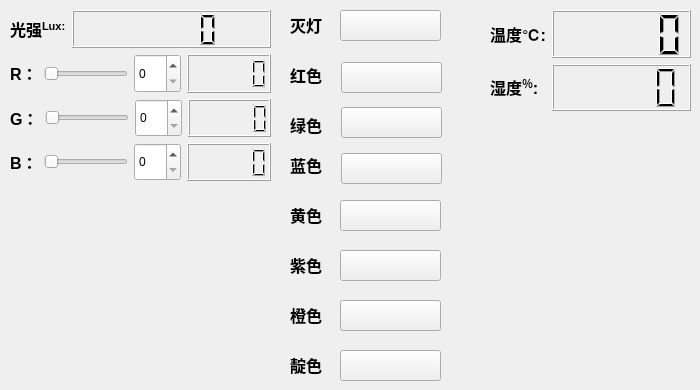
    <widget class="QWidget" name="MainWidget">
     <widget class="QPushButton" name="TurnOff_pushButton">
      <property name="enabled">
       <bool>true</bool>
      </property>
      <property name="geometry">
       <rect>
        <x>340</x>
        <y>10</y>
        <width>101</width>
        <height>31</height>
       </rect>
      </property>
      <property name="palette">
       <palette>
        <active/>
        <inactive/>
        <disabled/>
       </palette>
      </property>
      <property name="acceptDrops">
       <bool>false</bool>
      </property>
      <property name="autoFillBackground">
       <bool>false</bool>
      </property>
      <property name="text">
       <string/>
      </property>
      <property name="autoDefault">
       <bool>false</bool>
      </property>
      <property name="flat">
       <bool>false</bool>
      </property>
     </widget>
     <widget class="QLabel" name="label_10">
      <property name="geometry">
       <rect>
        <x>290</x>
        <y>10</y>
        <width>51</width>
        <height>31</height>
       </rect>
      </property>
      <property name="text">
       <string>&lt;html&gt;&lt;head/&gt;&lt;body&gt;&lt;p&gt;&lt;span style=&quot; font-size:12pt; font-weight:600;&quot;&gt;灭灯&lt;/span&gt;&lt;/p&gt;&lt;/body&gt;&lt;/html&gt;</string>
      </property>
     </widget>
     <widget class="QPushButton" name="Yellow_pushButton">
      <property name="enabled">
       <bool>true</bool>
      </property>
      <property name="geometry">
       <rect>
        <x>340</x>
        <y>200</y>
        <width>101</width>
        <height>31</height>
       </rect>
      </property>
      <property name="palette">
       <palette>
        <active/>
        <inactive/>
        <disabled/>
       </palette>
      </property>
      <property name="acceptDrops">
       <bool>false</bool>
      </property>
      <property name="autoFillBackground">
       <bool>false</bool>
      </property>
      <property name="styleSheet">
       <string notr="true">border-image: url(:/new/prefix1/images/color/Yellow.png);</string>
      </property>
      <property name="text">
       <string/>
      </property>
      <property name="autoDefault">
       <bool>false</bool>
      </property>
      <property name="flat">
       <bool>false</bool>
      </property>
     </widget>
     <widget class="QLabel" name="label_11">
      <property name="geometry">
       <rect>
        <x>290</x>
        <y>200</y>
        <width>51</width>
        <height>31</height>
       </rect>
      </property>
      <property name="text">
       <string>&lt;html&gt;&lt;head/&gt;&lt;body&gt;&lt;p&gt;&lt;span style=&quot; font-size:12pt; font-weight:600;&quot;&gt;黄色&lt;/span&gt;&lt;/p&gt;&lt;/body&gt;&lt;/html&gt;</string>
      </property>
     </widget>
     <widget class="QPushButton" name="Purple_pushButton">
      <property name="enabled">
       <bool>true</bool>
      </property>
      <property name="geometry">
       <rect>
        <x>340</x>
        <y>250</y>
        <width>101</width>
        <height>31</height>
       </rect>
      </property>
      <property name="palette">
       <palette>
        <active/>
        <inactive/>
        <disabled/>
       </palette>
      </property>
      <property name="acceptDrops">
       <bool>false</bool>
      </property>
      <property name="autoFillBackground">
       <bool>false</bool>
      </property>
      <property name="styleSheet">
       <string notr="true">
border-image: url(:/new/prefix1/images/color/Purple.png);
</string>
      </property>
      <property name="text">
       <string/>
      </property>
      <property name="autoDefault">
       <bool>false</bool>
      </property>
      <property name="flat">
       <bool>false</bool>
      </property>
     </widget>
     <widget class="QLabel" name="label_12">
      <property name="geometry">
       <rect>
        <x>290</x>
        <y>250</y>
        <width>51</width>
        <height>31</height>
       </rect>
      </property>
      <property name="text">
       <string>&lt;html&gt;&lt;head/&gt;&lt;body&gt;&lt;p&gt;&lt;span style=&quot; font-size:12pt; font-weight:600;&quot;&gt;紫色&lt;/span&gt;&lt;/p&gt;&lt;/body&gt;&lt;/html&gt;</string>
      </property>
     </widget>
     <widget class="QPushButton" name="Orange_pushButton">
      <property name="enabled">
       <bool>true</bool>
      </property>
      <property name="geometry">
       <rect>
        <x>340</x>
        <y>300</y>
        <width>101</width>
        <height>31</height>
       </rect>
      </property>
      <property name="palette">
       <palette>
        <active/>
        <inactive/>
        <disabled/>
       </palette>
      </property>
      <property name="acceptDrops">
       <bool>false</bool>
      </property>
      <property name="autoFillBackground">
       <bool>false</bool>
      </property>
      <property name="styleSheet">
       <string notr="true">border-image: url(:/new/prefix1/images/color/Orange.png);</string>
      </property>
      <property name="text">
       <string/>
      </property>
      <property name="autoDefault">
       <bool>false</bool>
      </property>
      <property name="flat">
       <bool>false</bool>
      </property>
     </widget>
     <widget class="QLabel" name="label_13">
      <property name="geometry">
       <rect>
        <x>290</x>
        <y>300</y>
        <width>51</width>
        <height>31</height>
       </rect>
      </property>
      <property name="text">
       <string>&lt;html&gt;&lt;head/&gt;&lt;body&gt;&lt;p&gt;&lt;span style=&quot; font-size:12pt; font-weight:600;&quot;&gt;橙色&lt;/span&gt;&lt;/p&gt;&lt;/body&gt;&lt;/html&gt;</string>
      </property>
     </widget>
     <widget class="QPushButton" name="Cyan_pushButton">
      <property name="enabled">
       <bool>true</bool>
      </property>
      <property name="geometry">
       <rect>
        <x>340</x>
        <y>350</y>
        <width>101</width>
        <height>31</height>
       </rect>
      </property>
      <property name="palette">
       <palette>
        <active/>
        <inactive/>
        <disabled/>
       </palette>
      </property>
      <property name="acceptDrops">
       <bool>false</bool>
      </property>
      <property name="autoFillBackground">
       <bool>false</bool>
      </property>
      <property name="styleSheet">
       <string notr="true">border-image: url(:/new/prefix1/images/color/Cyan.png);</string>
      </property>
      <property name="text">
       <string/>
      </property>
      <property name="autoDefault">
       <bool>false</bool>
      </property>
      <property name="flat">
       <bool>false</bool>
      </property>
     </widget>
     <widget class="QLabel" name="label_14">
      <property name="geometry">
       <rect>
        <x>290</x>
        <y>350</y>
        <width>51</width>
        <height>31</height>
       </rect>
      </property>
      <property name="text">
       <string>&lt;html&gt;&lt;head/&gt;&lt;body&gt;&lt;p&gt;&lt;span style=&quot; font-size:12pt; font-weight:600;&quot;&gt;靛色&lt;/span&gt;&lt;/p&gt;&lt;/body&gt;&lt;/html&gt;</string>
      </property>
     </widget>
     <widget class="QWidget" name="layoutWidget">
      <property name="geometry">
       <rect>
        <x>10</x>
        <y>10</y>
        <width>261</width>
        <height>171</height>
       </rect>
      </property>
      <layout class="QGridLayout" name="gridLayout">
       <item row="0" column="0">
        <layout class="QHBoxLayout" name="horizontalLayout_6">
         <item>
          <widget class="QLabel" name="Lux_Label">
           <property name="sizePolicy">
            <sizepolicy hsizetype="Maximum" vsizetype="Preferred">
             <horstretch>0</horstretch>
             <verstretch>0</verstretch>
            </sizepolicy>
           </property>
           <property name="font">
            <font>
             <family>MS UI Gothic</family>
             <underline>false</underline>
            </font>
           </property>
           <property name="text">
            <string>&lt;html&gt;&lt;head/&gt;&lt;body&gt;&lt;p&gt;&lt;span style=&quot; font-size:12pt; font-weight:600;&quot;&gt;光强&lt;/span&gt;&lt;span style=&quot; font-size:12pt; font-weight:600; vertical-align:super;&quot;&gt;Lux:&lt;/span&gt;&lt;/p&gt;&lt;/body&gt;&lt;/html&gt;</string>
           </property>
          </widget>
         </item>
         <item>
          <widget class="QLCDNumber" name="Lux_lcdNumber">
           <property name="sizePolicy">
            <sizepolicy hsizetype="MinimumExpanding" vsizetype="Minimum">
             <horstretch>0</horstretch>
             <verstretch>0</verstretch>
            </sizepolicy>
           </property>
          </widget>
         </item>
        </layout>
       </item>
       <item row="1" column="0">
        <layout class="QHBoxLayout" name="horizontalLayout_7">
         <item>
          <widget class="QLabel" name="Red_Label">
           <property name="font">
            <font>
             <family>MS UI Gothic</family>
             <underline>false</underline>
            </font>
           </property>
           <property name="layoutDirection">
            <enum>Qt::LeftToRight</enum>
           </property>
           <property name="autoFillBackground">
            <bool>false</bool>
           </property>
           <property name="text">
            <string>&lt;html&gt;&lt;head/&gt;&lt;body&gt;&lt;p&gt;&lt;span style=&quot; font-size:12pt; font-weight:600;&quot;&gt;R：&lt;/span&gt;&lt;/p&gt;&lt;/body&gt;&lt;/html&gt;</string>
           </property>
           <property name="margin">
            <number>0</number>
           </property>
           <property name="indent">
            <number>0</number>
           </property>
          </widget>
         </item>
         <item>
          <widget class="QSlider" name="Red_horizontalSlider">
           <property name="sizePolicy">
            <sizepolicy hsizetype="Expanding" vsizetype="Maximum">
             <horstretch>0</horstretch>
             <verstretch>0</verstretch>
            </sizepolicy>
           </property>
           <property name="maximum">
            <number>255</number>
           </property>
           <property name="value">
            <number>0</number>
           </property>
           <property name="tracking">
            <bool>true</bool>
           </property>
           <property name="orientation">
            <enum>Qt::Horizontal</enum>
           </property>
           <property name="tickPosition">
            <enum>QSlider::NoTicks</enum>
           </property>
          </widget>
         </item>
         <item>
          <widget class="QSpinBox" name="Red_spinBox">
           <property name="sizePolicy">
            <sizepolicy hsizetype="Minimum" vsizetype="Minimum">
             <horstretch>0</horstretch>
             <verstretch>0</verstretch>
            </sizepolicy>
           </property>
           <property name="maximum">
            <number>255</number>
           </property>
          </widget>
         </item>
         <item>
          <widget class="QLCDNumber" name="Red_lcdNumber">
           <property name="sizePolicy">
            <sizepolicy hsizetype="MinimumExpanding" vsizetype="Preferred">
             <horstretch>0</horstretch>
             <verstretch>0</verstretch>
            </sizepolicy>
           </property>
          </widget>
         </item>
        </layout>
       </item>
       <item row="2" column="0">
        <layout class="QHBoxLayout" name="horizontalLayout_8">
         <item>
          <widget class="QLabel" name="Green_Label">
           <property name="font">
            <font>
             <family>MS UI Gothic</family>
             <underline>false</underline>
            </font>
           </property>
           <property name="text">
            <string>&lt;html&gt;&lt;head/&gt;&lt;body&gt;&lt;p&gt;&lt;span style=&quot; font-size:12pt; font-weight:600;&quot;&gt;G：&lt;/span&gt;&lt;/p&gt;&lt;/body&gt;&lt;/html&gt;</string>
           </property>
           <property name="indent">
            <number>0</number>
           </property>
          </widget>
         </item>
         <item>
          <widget class="QSlider" name="Green_horizontalSlider">
           <property name="sizePolicy">
            <sizepolicy hsizetype="Expanding" vsizetype="Fixed">
             <horstretch>0</horstretch>
             <verstretch>0</verstretch>
            </sizepolicy>
           </property>
           <property name="maximum">
            <number>255</number>
           </property>
           <property name="orientation">
            <enum>Qt::Horizontal</enum>
           </property>
           <property name="tickPosition">
            <enum>QSlider::NoTicks</enum>
           </property>
          </widget>
         </item>
         <item>
          <widget class="QSpinBox" name="Green_spinBox">
           <property name="sizePolicy">
            <sizepolicy hsizetype="Minimum" vsizetype="Minimum">
             <horstretch>0</horstretch>
             <verstretch>0</verstretch>
            </sizepolicy>
           </property>
           <property name="minimumSize">
            <size>
             <width>0</width>
             <height>0</height>
            </size>
           </property>
           <property name="maximum">
            <number>255</number>
           </property>
          </widget>
         </item>
         <item>
          <widget class="QLCDNumber" name="Green_lcdNumber">
           <property name="sizePolicy">
            <sizepolicy hsizetype="MinimumExpanding" vsizetype="Minimum">
             <horstretch>0</horstretch>
             <verstretch>0</verstretch>
            </sizepolicy>
           </property>
          </widget>
         </item>
        </layout>
       </item>
       <item row="3" column="0">
        <layout class="QHBoxLayout" name="horizontalLayout_9">
         <item>
          <widget class="QLabel" name="Blue_Label">
           <property name="font">
            <font>
             <family>MS UI Gothic</family>
             <underline>false</underline>
            </font>
           </property>
           <property name="text">
            <string>&lt;html&gt;&lt;head/&gt;&lt;body&gt;&lt;p&gt;&lt;span style=&quot; font-size:12pt; font-weight:600;&quot;&gt;B：&lt;/span&gt;&lt;/p&gt;&lt;/body&gt;&lt;/html&gt;</string>
           </property>
           <property name="indent">
            <number>0</number>
           </property>
          </widget>
         </item>
         <item>
          <widget class="QSlider" name="Blue_horizontalSlider">
           <property name="sizePolicy">
            <sizepolicy hsizetype="Expanding" vsizetype="Fixed">
             <horstretch>0</horstretch>
             <verstretch>0</verstretch>
            </sizepolicy>
           </property>
           <property name="maximum">
            <number>255</number>
           </property>
           <property name="orientation">
            <enum>Qt::Horizontal</enum>
           </property>
           <property name="tickPosition">
            <enum>QSlider::NoTicks</enum>
           </property>
          </widget>
         </item>
         <item>
          <widget class="QSpinBox" name="Blue_spinBox">
           <property name="sizePolicy">
            <sizepolicy hsizetype="Minimum" vsizetype="Preferred">
             <horstretch>0</horstretch>
             <verstretch>0</verstretch>
            </sizepolicy>
           </property>
           <property name="maximum">
            <number>255</number>
           </property>
          </widget>
         </item>
         <item>
          <widget class="QLCDNumber" name="Blue_lcdNumber">
           <property name="sizePolicy">
            <sizepolicy hsizetype="MinimumExpanding" vsizetype="Minimum">
             <horstretch>0</horstretch>
             <verstretch>0</verstretch>
            </sizepolicy>
           </property>
          </widget>
         </item>
        </layout>
       </item>
      </layout>
     </widget>
     <widget class="QPushButton" name="Blue_pushButton">
      <property name="enabled">
       <bool>true</bool>
      </property>
      <property name="geometry">
       <rect>
        <x>341</x>
        <y>153</y>
        <width>101</width>
        <height>31</height>
       </rect>
      </property>
      <property name="sizePolicy">
       <sizepolicy hsizetype="MinimumExpanding" vsizetype="Minimum">
        <horstretch>0</horstretch>
        <verstretch>0</verstretch>
       </sizepolicy>
      </property>
      <property name="palette">
       <palette>
        <active/>
        <inactive/>
        <disabled/>
       </palette>
      </property>
      <property name="acceptDrops">
       <bool>false</bool>
      </property>
      <property name="autoFillBackground">
       <bool>false</bool>
      </property>
      <property name="styleSheet">
       <string notr="true">
border-image: url(:/new/prefix1/images/color/Blue.png);
</string>
      </property>
      <property name="text">
       <string/>
      </property>
      <property name="autoDefault">
       <bool>false</bool>
      </property>
      <property name="flat">
       <bool>false</bool>
      </property>
     </widget>
     <widget class="QPushButton" name="RED_pushButton">
      <property name="enabled">
       <bool>true</bool>
      </property>
      <property name="geometry">
       <rect>
        <x>341</x>
        <y>62</y>
        <width>101</width>
        <height>31</height>
       </rect>
      </property>
      <property name="sizePolicy">
       <sizepolicy hsizetype="MinimumExpanding" vsizetype="Minimum">
        <horstretch>0</horstretch>
        <verstretch>0</verstretch>
       </sizepolicy>
      </property>
      <property name="palette">
       <palette>
        <active/>
        <inactive/>
        <disabled/>
       </palette>
      </property>
      <property name="acceptDrops">
       <bool>false</bool>
      </property>
      <property name="autoFillBackground">
       <bool>false</bool>
      </property>
      <property name="styleSheet">
       <string notr="true">
border-image: url(:/new/prefix1/images/color/RED.png);
</string>
      </property>
      <property name="text">
       <string/>
      </property>
      <property name="autoDefault">
       <bool>false</bool>
      </property>
      <property name="flat">
       <bool>false</bool>
      </property>
     </widget>
     <widget class="QPushButton" name="Green_pushButton">
      <property name="enabled">
       <bool>true</bool>
      </property>
      <property name="geometry">
       <rect>
        <x>341</x>
        <y>107</y>
        <width>101</width>
        <height>31</height>
       </rect>
      </property>
      <property name="sizePolicy">
       <sizepolicy hsizetype="Expanding" vsizetype="Preferred">
        <horstretch>0</horstretch>
        <verstretch>0</verstretch>
       </sizepolicy>
      </property>
      <property name="palette">
       <palette>
        <active/>
        <inactive/>
        <disabled/>
       </palette>
      </property>
      <property name="acceptDrops">
       <bool>false</bool>
      </property>
      <property name="autoFillBackground">
       <bool>false</bool>
      </property>
      <property name="styleSheet">
       <string notr="true">
border-image: url(:/new/prefix1/images/color/Green.png);
</string>
      </property>
      <property name="text">
       <string/>
      </property>
      <property name="autoDefault">
       <bool>false</bool>
      </property>
      <property name="flat">
       <bool>false</bool>
      </property>
     </widget>
     <widget class="QWidget" name="layoutWidget">
      <property name="geometry">
       <rect>
        <x>490</x>
        <y>10</y>
        <width>201</width>
        <height>101</height>
       </rect>
      </property>
      <layout class="QGridLayout" name="gridLayout_2">
       <item row="0" column="0">
        <widget class="QLabel" name="Temp_Label">
         <property name="sizePolicy">
          <sizepolicy hsizetype="Maximum" vsizetype="Preferred">
           <horstretch>0</horstretch>
           <verstretch>0</verstretch>
          </sizepolicy>
         </property>
         <property name="font">
          <font>
           <family>MS UI Gothic</family>
           <underline>false</underline>
          </font>
         </property>
         <property name="text">
          <string>&lt;html&gt;&lt;head/&gt;&lt;body&gt;&lt;p&gt;&lt;span style=&quot; font-size:12pt; font-weight:600;&quot;&gt;温度℃:&lt;/span&gt;&lt;/p&gt;&lt;/body&gt;&lt;/html&gt;</string>
         </property>
        </widget>
       </item>
       <item row="0" column="1">
        <widget class="QLCDNumber" name="Temp_lcdNumber">
         <property name="sizePolicy">
          <sizepolicy hsizetype="MinimumExpanding" vsizetype="Minimum">
           <horstretch>0</horstretch>
           <verstretch>0</verstretch>
          </sizepolicy>
         </property>
        </widget>
       </item>
       <item row="1" column="0">
        <widget class="QLabel" name="Humidity_Label">
         <property name="sizePolicy">
          <sizepolicy hsizetype="Maximum" vsizetype="Preferred">
           <horstretch>0</horstretch>
           <verstretch>0</verstretch>
          </sizepolicy>
         </property>
         <property name="font">
          <font>
           <family>MS UI Gothic</family>
           <underline>false</underline>
          </font>
         </property>
         <property name="text">
          <string>&lt;html&gt;&lt;head/&gt;&lt;body&gt;&lt;p&gt;&lt;span style=&quot; font-size:12pt; font-weight:600;&quot;&gt;湿度&lt;/span&gt;&lt;span style=&quot; font-size:12pt; font-weight:600; vertical-align:super;&quot;&gt;％&lt;/span&gt;&lt;span style=&quot; font-size:12pt; font-weight:600;&quot;&gt;:&lt;/span&gt;&lt;/p&gt;&lt;/body&gt;&lt;/html&gt;</string>
         </property>
        </widget>
       </item>
       <item row="1" column="1">
        <widget class="QLCDNumber" name="Humidity_lcdNumber">
         <property name="sizePolicy">
          <sizepolicy hsizetype="MinimumExpanding" vsizetype="Minimum">
           <horstretch>0</horstretch>
           <verstretch>0</verstretch>
          </sizepolicy>
         </property>
        </widget>
       </item>
      </layout>
     </widget>
     <widget class="QLabel" name="label_16">
      <property name="geometry">
       <rect>
        <x>290</x>
        <y>150</y>
        <width>51</width>
        <height>31</height>
       </rect>
      </property>
      <property name="text">
       <string>&lt;html&gt;&lt;head/&gt;&lt;body&gt;&lt;p&gt;&lt;span style=&quot; font-size:12pt; font-weight:600;&quot;&gt;蓝色&lt;/span&gt;&lt;/p&gt;&lt;/body&gt;&lt;/html&gt;</string>
      </property>
     </widget>
     <widget class="QLabel" name="label_18">
      <property name="geometry">
       <rect>
        <x>290</x>
        <y>110</y>
        <width>51</width>
        <height>31</height>
       </rect>
      </property>
      <property name="text">
       <string>&lt;html&gt;&lt;head/&gt;&lt;body&gt;&lt;p&gt;&lt;span style=&quot; font-size:12pt; font-weight:600;&quot;&gt;绿色&lt;/span&gt;&lt;/p&gt;&lt;/body&gt;&lt;/html&gt;</string>
      </property>
     </widget>
     <widget class="QLabel" name="label_19">
      <property name="geometry">
       <rect>
        <x>290</x>
        <y>60</y>
        <width>51</width>
        <height>31</height>
       </rect>
      </property>
      <property name="text">
       <string>&lt;html&gt;&lt;head/&gt;&lt;body&gt;&lt;p&gt;&lt;span style=&quot; font-size:12pt; font-weight:600;&quot;&gt;红色&lt;/span&gt;&lt;/p&gt;&lt;/body&gt;&lt;/html&gt;</string>
      </property>
     </widget>
    </widget>
